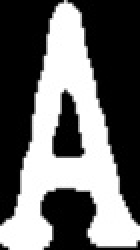
#> input picture Card_Imgs/Ace.jpg, 70 x 125 px (shown 2 times larger)
$ python -i Cards.py   (imports and definitions only)   (older library calls are emulated)
#> lines starting #> are read from the running program, lines starting #| are printed output that depends on the picture; after the words box and inside, x2 and y2 are one past the last pixel; in counts of white or black regions, pixels touching at a corner belong together
#> further down, picture is the input picture: shape (125, 70, 3); min 0, max 255, mean 106.5
# Playing Card Detector Functions #

# Adapted from code by Evan Juras <https://github.com/EdjeElectronics/OpenCV-Playing-Card-Detector>
# Adapted by Oliver Stringer <ostringer@csumb.edu>
# CST 205
# Description: Functions and classes for CardDetector.py that perform
#               various steps of the card detection algorithm

import numpy as np
import cv2


# Constants #


# Adaptive threshold levels

BKG_THRESH = 60

CARD_THRESH = 30

# Width and height of card corner, where rank and suit are

CORNER_WIDTH = 32

CORNER_HEIGHT = 84

# Dimensions of rank train images

RANK_WIDTH = 70

RANK_HEIGHT = 125

# Dimensions of suit train images

SUIT_WIDTH = 70

SUIT_HEIGHT = 100

RANK_DIFF_MAX = 2000

SUIT_DIFF_MAX = 700

CARD_MAX_AREA = 120000

CARD_MIN_AREA = 25000

font = cv2.FONT_HERSHEY_SIMPLEX


# Structures to hold query card and train card information #


class Query_card:
    """Structure to store information about query cards in the camera image."""

    # [22 lines left out: function __init__, not called in this run]


class Train_ranks:
    """Structure to store information about train rank images."""

    # [4 lines left out: function __init__, not called in this run]


class Train_suits:
    """Structure to store information about train suit images."""

    # [55 lines left out: functions __init__, load_ranks, load_suits, not called in this run]


def preprocess_image(image):
    """Returns a grayed, blurred, and adaptively thresholded camera image."""

    gray = cv2.cvtColor(image, cv2.COLOR_BGR2GRAY)

    blur = cv2.GaussianBlur(gray, (5, 5), 0)
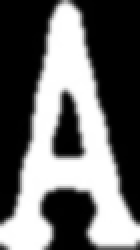
#> blur: shape (125, 70) (shown 2 times larger); min 0, max 255, mean 106.7

    # The best threshold level depends on the ambient lighting conditions.

    # For bright lighting, a high threshold must be used to isolate the cards

    # from the background. For dim lighting, a low threshold must be used.

    # To make the card detector independent of lighting conditions, the

    # following adaptive threshold method is used.

    #

    # A background pixel in the center top of the image is sampled to determine

    # its intensity. The adaptive threshold is set at 50 (THRESH_ADDER) higher

    # than that. This allows the threshold to adapt to the lighting conditions.

    img_w, img_h = np.shape(image)[:2]
#> img_w = 125; img_h = 70

    bkg_level = gray[int(img_h / 100)][int(img_w / 2)]
#> bkg_level = 0

    thresh_level = bkg_level + BKG_THRESH
#> thresh_level = 60

    retval, thresh = cv2.threshold(blur, thresh_level, 255, cv2.THRESH_BINARY)
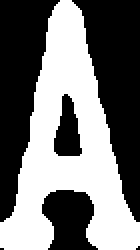
#> thresh: shape (125, 70) (shown 2 times larger); 46.1% white; 1 white region, box (x1, y1, x2, y2) and area: (0, 0, 70, 125) 4038
#> retval = 60

    return thresh


# [363 lines left out: functions find_cards, preprocess_card, match_card, draw_results, flattener, not called in this run]

>>> import cv2
>>> picture = cv2.imread('Card_Imgs/Ace.jpg')
>>> result = preprocess_image(picture)

$ run again, on Card_Imgs/Eight.jpg
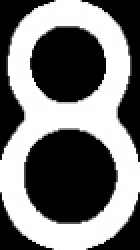
#> input picture Card_Imgs/Eight.jpg, 70 x 125 px (shown 2 times larger)
#> picture is the input picture: shape (125, 70, 3); min 0, max 255, mean 118.8
#> in preprocess_image, `blur = cv2.GaussianBlur(gray, (5, 5), 0)`:
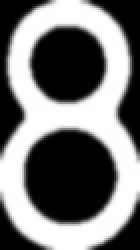
#> blur: shape (125, 70) (shown 2 times larger); min 0, max 255, mean 119.1
#> bkg_level = 0
#> thresh_level = 60
#> in preprocess_image, `retval, thresh = cv2.threshold(blur, thresh_level, 255, cv2.THRESH_BIN..`:
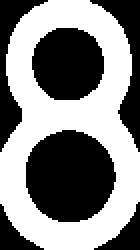
#> thresh: shape (125, 70) (shown 2 times larger); 51.8% white; 6 black regions, box (x1, y1, x2, y2) and area: (13, 65, 58, 111) 1625, (16, 14, 52, 50) 1047, (45, 0, 70, 76) 590, (0, 0, 24, 76) 544, (47, 101, 70, 125) 212, (0, 102, 22, 125) 199

$ run again, on Card_Imgs/Five.jpg
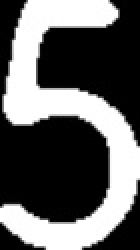
#> input picture Card_Imgs/Five.jpg, 70 x 125 px (shown 2 times larger)
#> picture is the input picture: shape (125, 70, 3); min 0, max 255, mean 99.6
#> in preprocess_image, `blur = cv2.GaussianBlur(gray, (5, 5), 0)`:
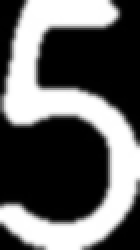
#> blur: shape (125, 70) (shown 2 times larger); min 0, max 255, mean 99.8
#> bkg_level = 3
#> thresh_level = 63
#> in preprocess_image, `retval, thresh = cv2.threshold(blur, thresh_level, 255, cv2.THRESH_BIN..`:
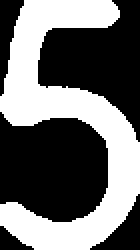
#> thresh: shape (125, 70) (shown 2 times larger); 43% white; 1 white region, box (x1, y1, x2, y2) and area: (0, 0, 70, 125) 3765

$ run again, on Card_Imgs/Four.jpg
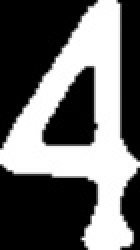
#> input picture Card_Imgs/Four.jpg, 70 x 125 px (shown 2 times larger)
#> picture is the input picture: shape (125, 70, 3); min 0, max 255, mean 104.3
#> in preprocess_image, `blur = cv2.GaussianBlur(gray, (5, 5), 0)`:
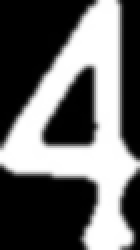
#> blur: shape (125, 70) (shown 2 times larger); min 0, max 255, mean 104.4
#> bkg_level = 2
#> thresh_level = 62
#> in preprocess_image, `retval, thresh = cv2.threshold(blur, thresh_level, 255, cv2.THRESH_BIN..`:
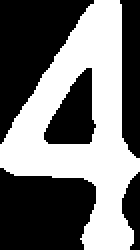
#> thresh: shape (125, 70) (shown 2 times larger); 45% white; 1 white region, box (x1, y1, x2, y2) and area: (0, 0, 70, 125) 3936
